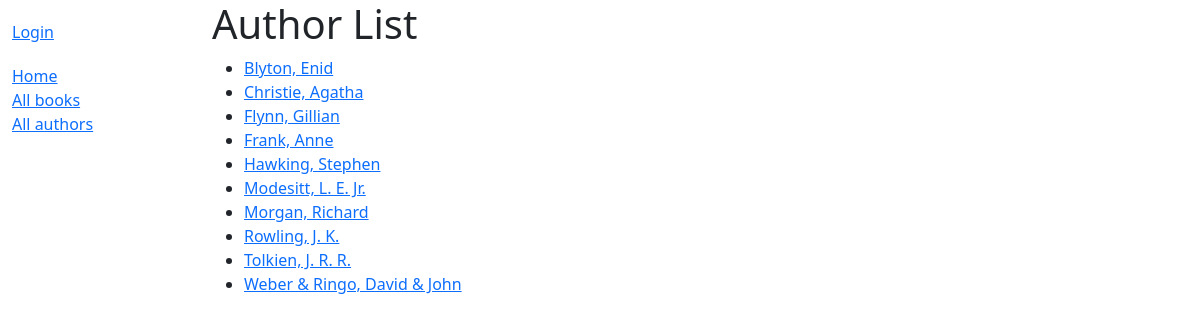
Screenshot of /catalog/authors/ with the database file from the repository.
### catalog/models.py (models this page shows)
class Author(models.Model):
    first_name = models.CharField(max_length=100)
    last_name = models.CharField(max_length=100)
    date_of_birth = models.DateField('born', null=True, blank=True)
    date_of_death = models.DateField('died', null=True, blank=True)
    class Meta:
        ordering = ['last_name', 'first_name']
    def get_absolute_url(self):
        return reverse('author-detail', args=[str(self.id)])
    def __str__(self):
        return f'{self.last_name}, {self.first_name}'

### catalog/views.py (the view)
# urls.py: path('authors/', views.AuthorListView.as_view(), name='authors'),
class AuthorListView(generic.ListView):
    model = Author
    paginate_by = 10

### catalog/templates/catalog/author_list.html (shortened to what this page needs)
{% extends "base_generic.html" %}
{% block content %}
  <h1>Author List</h1>
  {% if author_list %}
    <ul>
      {% for author in author_list %}
      <li>
        <a href="{{ author.get_absolute_url }}">{{ author}}</a>
      </li>
      {% endfor %}
    </ul>
  {% else %}
    <p>There are no authors listed right now.
    If you're seeing this text, hell hath frozen over. </p>
  {% endif %}
{% endblock %}

### rows the page displays
Author: last_name+first_name "Blyton, Enid"
Author: last_name+first_name "Christie, Agatha"
Author: last_name+first_name "Flynn, Gillian"
Author: last_name+first_name "Frank, Anne"
Author: last_name+first_name "Hawking, Stephen"
Author: last_name+first_name "Modesitt, L. E. Jr."
Author: last_name+first_name "Morgan, Richard"
Author: last_name+first_name "Rowling, J. K."
Author: last_name+first_name "Tolkien, J. R. R."
Author: last_name+first_name "Weber & Ringo, David & John"
